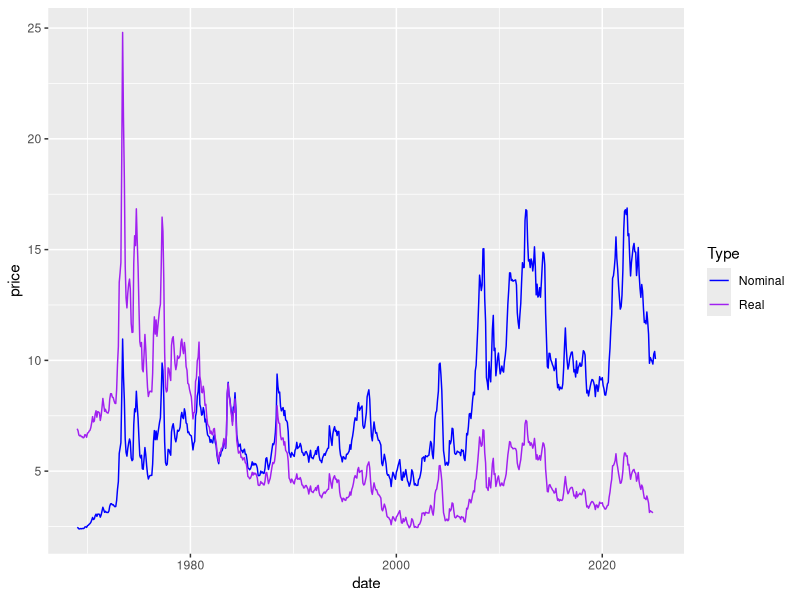
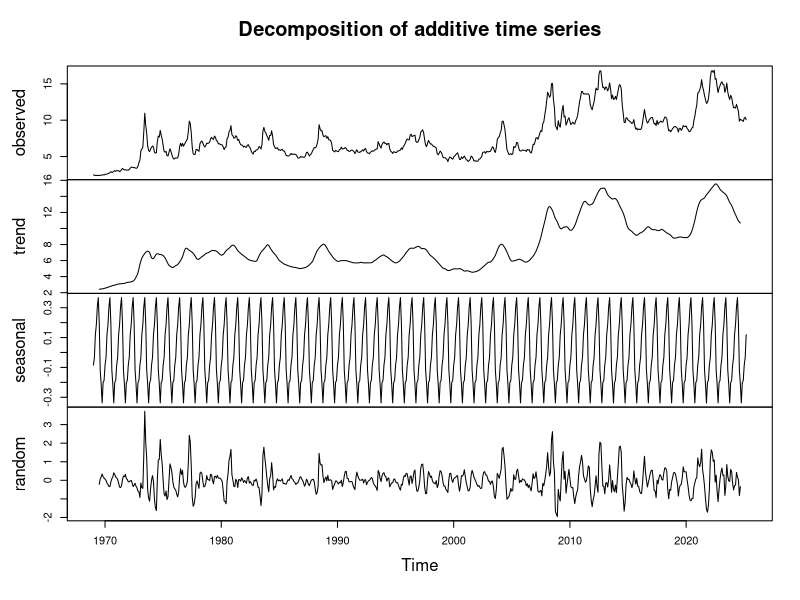
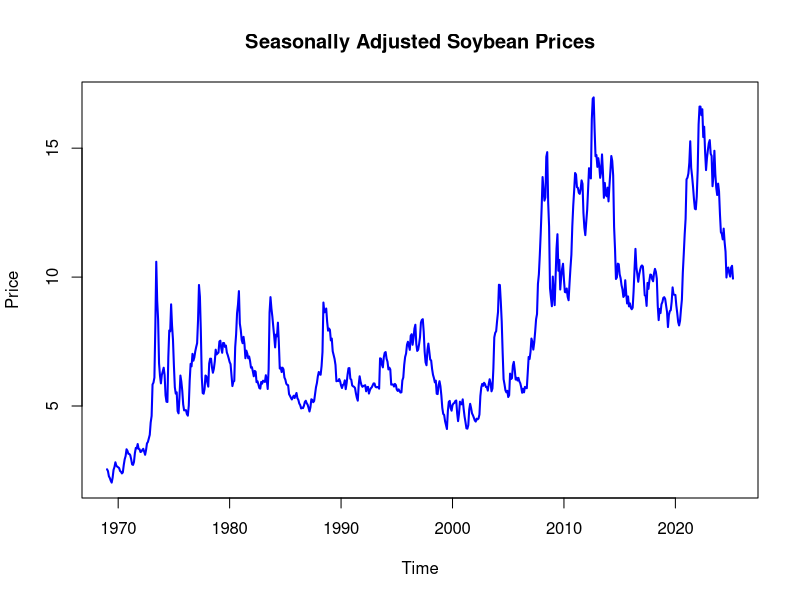
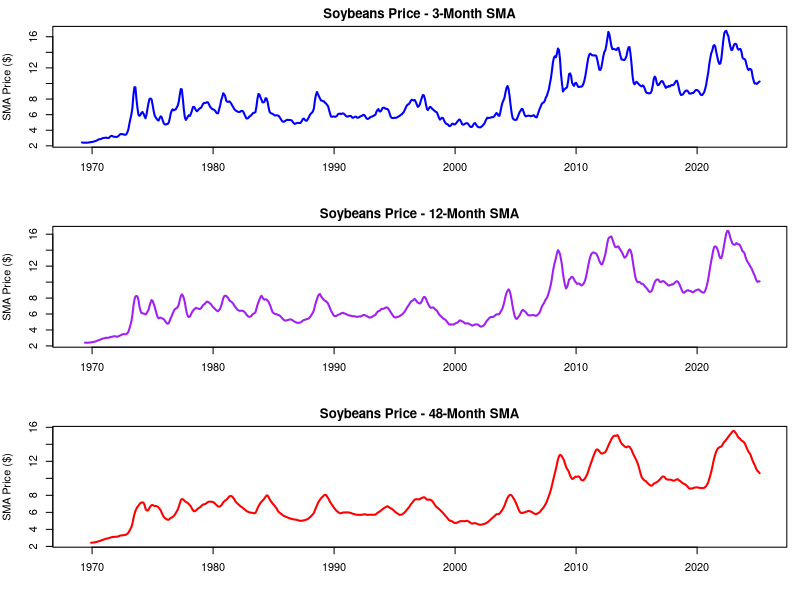
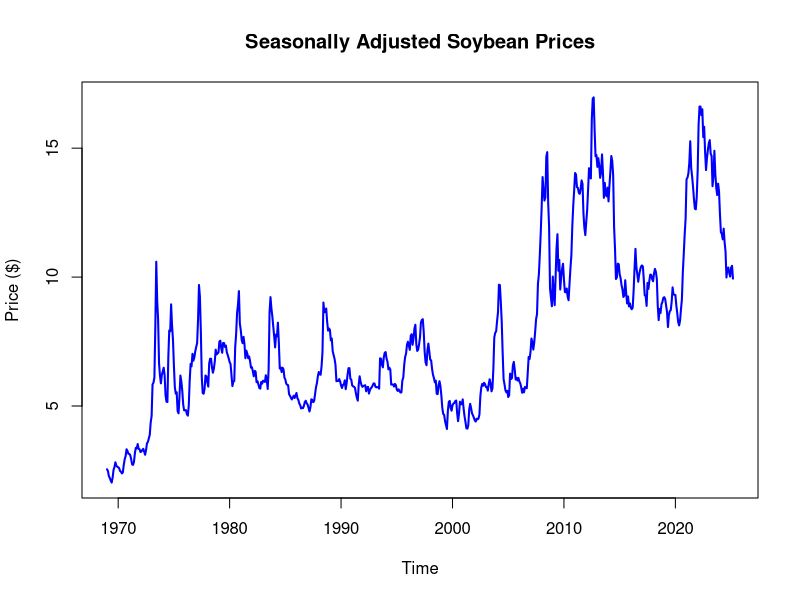
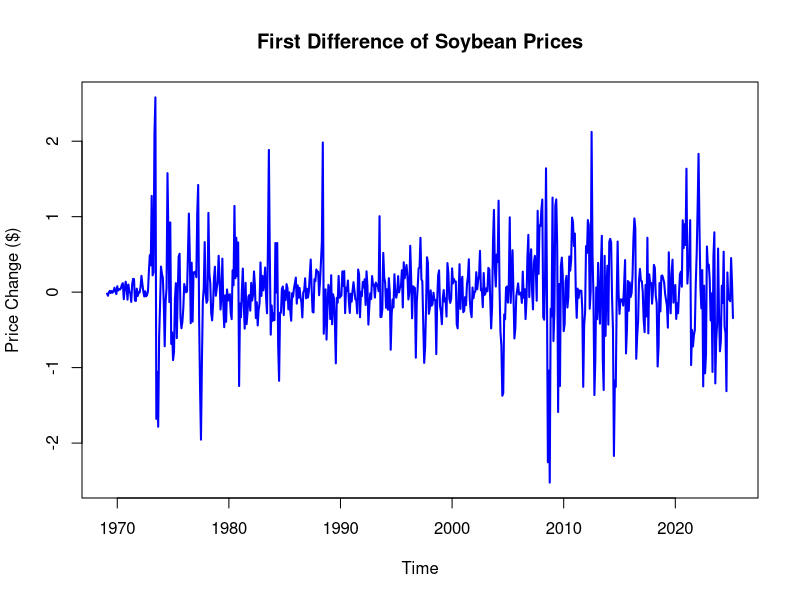
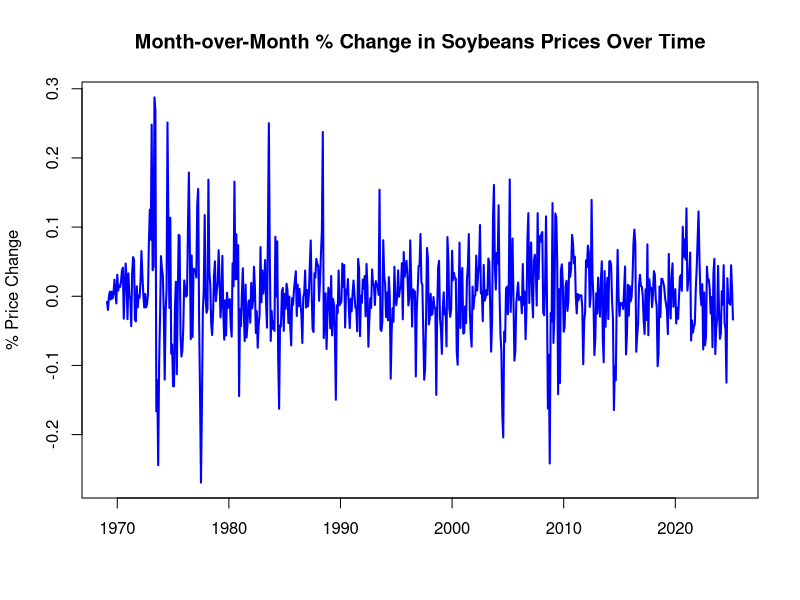
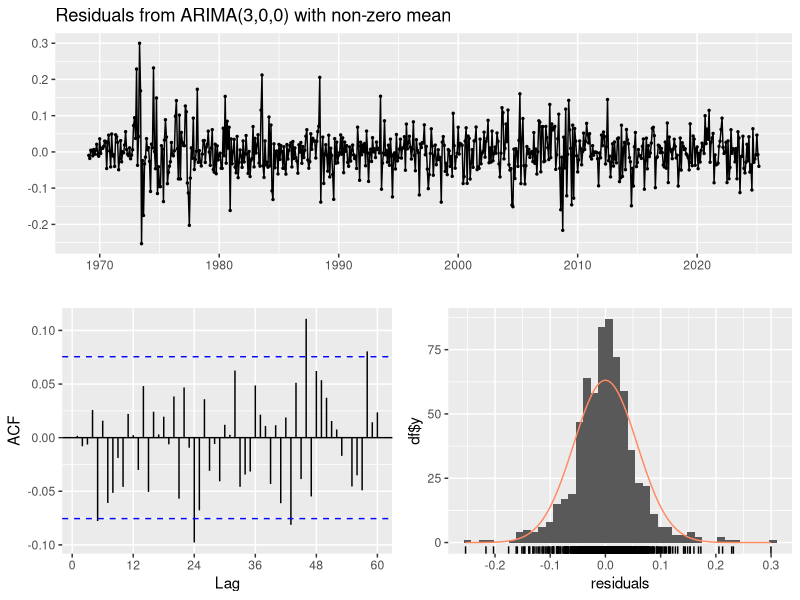

Here is the R script that generated these plots, in order:

############################ Lab 15 Code ######################################

#### Step 1:Install and Load Required Packages #####

# Install necessary packages (only run if not already installed)
packages <- c("tseries", "forecast", "TTR", "ggplot2", "dplyr", "tidyr", "lubridate")
installed <- packages %in% installed.packages()

if (any(!installed)) {
  install.packages(packages[!installed])
}

# Load the libraries
library(tseries)
library(forecast)
library(TTR)
library(ggplot2)
library(dplyr)
library(tidyr)
library(lubridate)


#### Step 2: Download and Import Data ####

# Set working directory (update the path as needed)
setwd("C:/Users/sever/OneDrive/Documents/Purdue/Spring 2025/AGR 333/Lab 15/AGR_333_Lab_15")
getwd()


# Load the datasets
soybeans <- read.csv("soybean-prices-historical-chart-data.csv")
print(head(soybeans,3))


CPI <- read.csv("historical-cpi-u-202503.csv")

print(head(CPI, 3))

# Pivot CPI data

# Transform CPI data into longer table 
#CPI_raw_long <- 

CPI <- CPI %>% pivot_longer(cols = -Year, names_to = "Month", values_to = "CPI")

head(CPI)

# Convert month names 
CPI <- CPI %>% mutate(Month = match(gsub("\\.", "", Month), month.abb))  # Convert month names to numbers

# Create date column
CPI <- CPI %>% mutate(date = as.Date(paste(Year, Month, 1, sep = "-")))

# Format date as m/1/yyyy
CPI <- CPI %>% mutate(date = format(date, "%m/1/%Y"))

# Drop the Year and Month columns and ensure chronological order
CPI <- CPI %>% select(date, CPI) %>% arrange(as.Date(date, format = "%m/%d/%Y"))  

head(CPI)

#### Step 3 ####

soybeans$date <- as.Date(soybeans$date, format = "%m/%d/%Y")
str(soybeans)

soybeans <- soybeans %>% 
  filter(date >= as.Date("01/01/1969", format = "%m/%d/%Y") & date <= as.Date("03/31/2025", format = "%m/%d/%Y"))

head(soybeans)



soybeans <- soybeans %>%
  mutate(date = floor_date(date, "month")) %>%        # Set each date to the first of the month
  group_by(date) %>%
  summarize(price = mean(value, na.rm = TRUE)) %>%    # Calculate monthly average
  ungroup()

# Filter for the from data from `January 1969` to `March 2025`
# Filter for the from data from `1969-01-01` to `2025-03-31`
soybeans <- soybeans %>% filter(date >= as.Date("01/01/1969", format = "%m/%d/%Y") & date <= as.Date("03/31/2025", format = "%m/%d/%Y"))

head(soybeans)

tail(soybeans)

# Filter CPI data

CPI$date <- as.Date(CPI$date, format = "%m/%d/%Y") 

CPI <- CPI %>%
  filter(date >= as.Date("1969-01-01") & date <= as.Date("2025-03-01"))

str(CPI)   # Should show 675 rows and 2 variables
head(CPI)  # Verify a sample of the filtered data

# Transform the CPI date column in Date format using the as.Date() function
#CPI$date <-

# Filter for the from data from `1969-01-01` to `2025-03-31`
#CPI <- CPI %>% filter()

head(CPI)

# Transform the CPI date column to Date format using the as.Date() function
CPI$date <- as.Date(CPI$date, format = "%m/%d/%Y") # Adjust format based on your date values

# Filter the data from `1969-01-01` to `2025-03-31`
CPI <- CPI %>%
  filter(date >= as.Date("1969-01-01") & date <= as.Date("2025-03-31"))

head(CPI)

tail(CPI)

# Merge the soybeans and CPI data frames by date

library(dplyr)

# Merge the two datasets by date
soybeans <- soybeans %>%
  left_join(CPI, by = "date")

# View the first few rows of the merged dataset
head(soybeans)


#### Step 4 ####
soybeans$price_real<-soybeans$price/(soybeans$CPI/100)

head(soybeans)


soybeans$date <- as.Date(soybeans$date)
str(soybeans)

#### Step 5: Plot ####

ggplot() +
  geom_line(data = soybeans,aes(x = date, y = price, color = 'Nominal')) +
  geom_line(data = soybeans,aes(x = date, y = price_real, color = 'Real' )) +
  scale_color_manual(name = "Type", values = c('Nominal' = "blue", 'Real' = "purple"))

#### Step 6: Time-Series Decomposition and Smoothing ####

price.ts <- ts(soybeans$price, start = c(1969, 1), end=c(2025, 3), frequency= 12)

str(price.ts)

head(price.ts)


#### Step 7 ####

price_components <- decompose(price.ts, type="additive")

plot(price_components)
price_components$figure

#### Step 8 ####
price_adj <- price.ts - price_components$seasonal

par(mfrow = c(1, 1))  # Ensure single plot layout
par(mar = c(5, 4, 4, 2) + 0.1)  # Adjust margins (bottom, left, top, right)
plot.ts(price_adj, main = "Seasonally Adjusted Soybean Prices", ylab = "Price", xlab = "Time", col = "blue", lwd = 2)

library(TTR)
library(ggplot2)

dev.off()

par(mar = c(4, 4, 2, 1), mfrow = c(3, 1))

# Compute moving averages
price_sma3 <- SMA(price.ts, n = 3)   # 3-month SMA
price_sma6 <- SMA(price.ts, n = 6)   # 6-month SMA
price_sma12 <- SMA(price.ts, n = 12) # 12-month SMA

# Plot moving averages
plot.ts(price_sma3, main = "Soybeans Price - 3-Month SMA", xlab = "", ylab = "SMA Price ($)", col = "blue", lwd = 2)
plot.ts(price_sma6, main = "Soybeans Price - 12-Month SMA", xlab = "", ylab = "SMA Price ($)", col = "purple", lwd = 2)
plot.ts(price_sma12, main = "Soybeans Price - 48-Month SMA", xlab = "", ylab = "SMA Price ($)", col = "red", lwd = 2)

# Reset layout to default
par(mfrow = c(1, 1))

price_adj <- price.ts - price_components$seasonal

par(mar = c(5, 4, 4, 2) + 0.1)
plot.ts(price_adj, main = "Seasonally Adjusted Soybean Prices", ylab = "Price ($)", xlab = "Time", col = "blue", lwd = 2)

#### Step 9: Ensuring Stationarity ####

price_diff.ts <- diff(price.ts, differences = 1)

# Plot the differenced time-series
plot.ts(price_diff.ts, main = "First Difference of Soybean Prices", ylab = "Price Change ($)", xlab = "Time", col = "blue", lwd = 2)

log_price.ts <- log(price.ts)

log_price_diff.ts <- diff(log_price.ts, differences = 1)

# Plot the log differenced time-series (month-over-month % change)
plot.ts(log_price_diff.ts, 
        main = "Month-over-Month % Change in Soybeans Prices Over Time", 
        xlab = "", 
        ylab = "% Price Change", 
        col = "blue", 
        lwd = 2)


#### Step 10:Forecasting and Model Evaluation ####

library(forecast)

# Fit an AR(3) model
ar_model <- arima(log_price_diff.ts, order = c(3, 0, 0))

print(ar_model)

checkresiduals(ar_model, lag.max = 60)

# Forecast 6 months ahead
forecast_ar3 <- forecast(ar_model, h = 6)

# Print forecast values
print(forecast_ar3)

# Visualize forecast
autoplot(forecast_ar3, include = 36) +
  labs(title = "Soybeans Price - Monthly % Returns Forecast",
       x = "",
       y = "Soybeans price - monthly % returns")

#### Step 11: Forecasting ####

library(forecast)

# Fit AR(3) model 
ar_model <- arima(log_price_diff.ts, order = c(3, 0, 0))

# Generate 6-month forecast
forecast_ar3 <- forecast(ar_model, h = 6)

# Display forecast output
print(forecast_ar3)

# Plot forecast with previous 36 months for context
autoplot(forecast_ar3, include = 36) +
  labs(title = "Soybeans Price - Monthly % Returns Forecast",
       x = "",
       y = "Soybeans price - monthly % returns")
